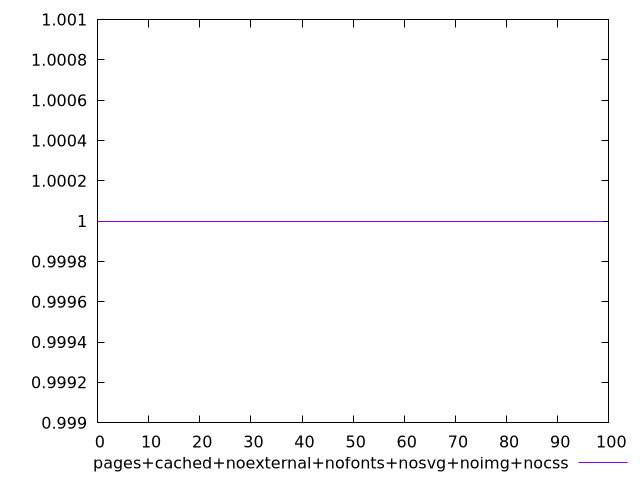

Source code (gnuplot):
$_pagesCachedNoexternalNofontsNosvgNoimgNocss <<EOF
1
1
1
1
1
1
1
1
1
1
1
1
1
1
1
1
1
1
1
1
1
1
1
1
1
1
1
1
1
1
1
1
1
1
1
1
1
1
1
1
1
1
1
1
1
1
1
1
1
1
1
1
1
1
1
1
1
1
1
1
1
1
1
1
1
1
1
1
1
1
1
1
1
1
1
1
1
1
1
1
1
1
1
1
1
1
1
1
1
1
1
1
1
1
1
1
1
1
1
1
EOF
set key outside below
set terminal pngcairo
set output "report_00004_2020-11-02T20-21-41.718Z/font-display/pages+cached+noexternal+nofonts+nosvg+noimg+nocss//score.png"
set yrange [0.999:1.001]
plot $_pagesCachedNoexternalNofontsNosvgNoimgNocss title "pages+cached+noexternal+nofonts+nosvg+noimg+nocss" with line ,
